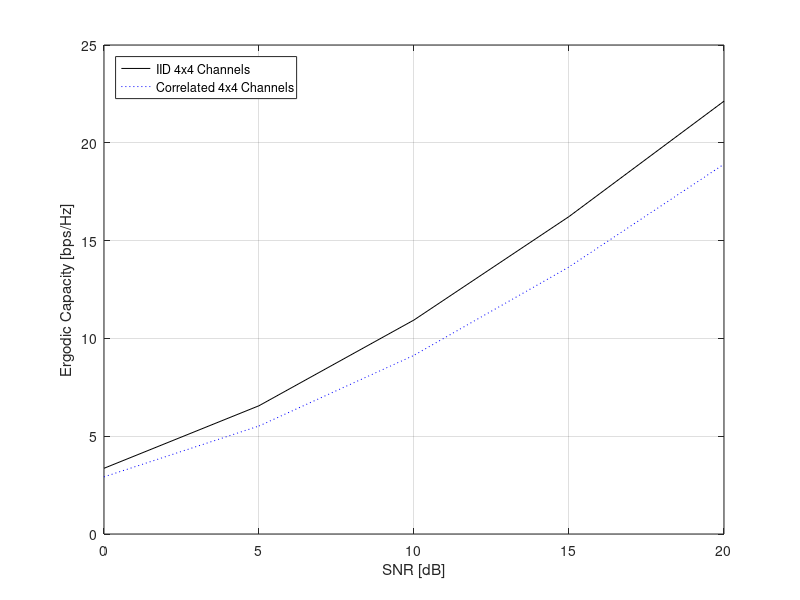

The MATLAB script that drew this image:
clearvars, close all
SNR_dB = 0:5:20;  SNR_linear = 10.^(SNR_dB/10);
N_iter = 1000;  N_SNR = length(SNR_dB);
% ---------------------------------- 4x4 ----------------------------------
nT=4;  nR=4;  n=min(nT,nR);  I=eye(n);  sq2=sqrt(0.5);
R = [1                    0.76*exp(0.17j*pi)    0.43*exp(0.35j*pi)    0.25*exp(0.53j*pi);
    0.76*exp(-0.17j*pi)   1                     0.76*exp(0.17j*pi)    0.43*exp(0.35j*pi);
    0.43*exp(-0.35j*pi)   0.76*exp(-0.17j*pi)   1                     0.76*exp(0.17j*pi);
    0.25*exp(-0.53j*pi)   0.43*exp(-0.35j*pi)   0.76*exp(-0.17j*pi)   1                  ];
C_44_iid = zeros(1,N_SNR);  C_44_corr = zeros(1,N_SNR);
for iter = 1:N_iter
   H_iid = sq2*(randn(nR,nT)+1i*randn(nR,nT));
   H_corr = H_iid*R^(1/2);
   tmp1 = H_iid'*H_iid/nT;  tmp2 = H_corr'*H_corr/nT;
   for i = 1:N_SNR
      C_44_iid(i) = C_44_iid(i) + log2(det(I+SNR_linear(i)*tmp1));
      C_44_corr(i) = C_44_corr(i) + log2(det(I+SNR_linear(i)*tmp2));
   end
end
C_44_iid = real(C_44_iid)/N_iter;  C_44_corr = real(C_44_corr)/N_iter;
plot(SNR_dB,C_44_iid,'k-', SNR_dB,C_44_corr,'b:');
xlabel('SNR [dB]');  ylabel('Ergodic Capacity [bps/Hz]');  set(gca,'fontsize',10)
legend('IID 4x4 Channels','Correlated 4x4 Channels','Location','northwest');  grid on